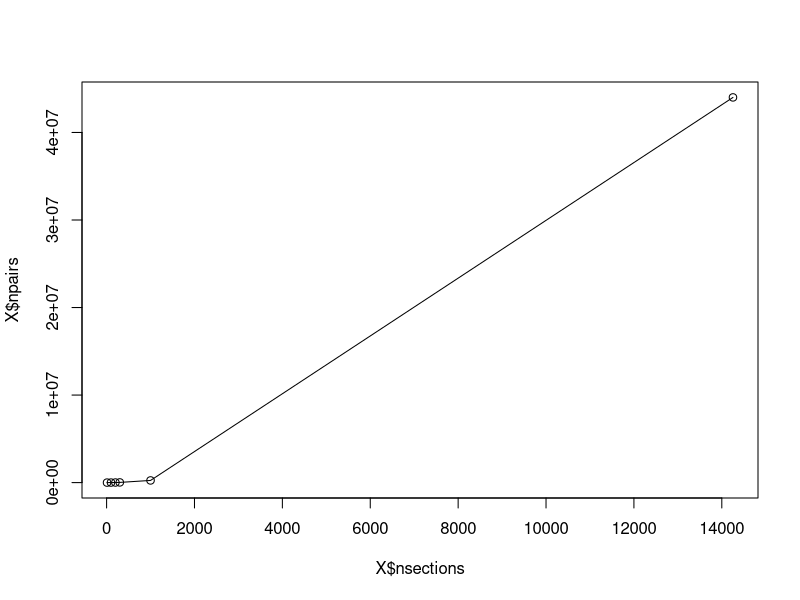
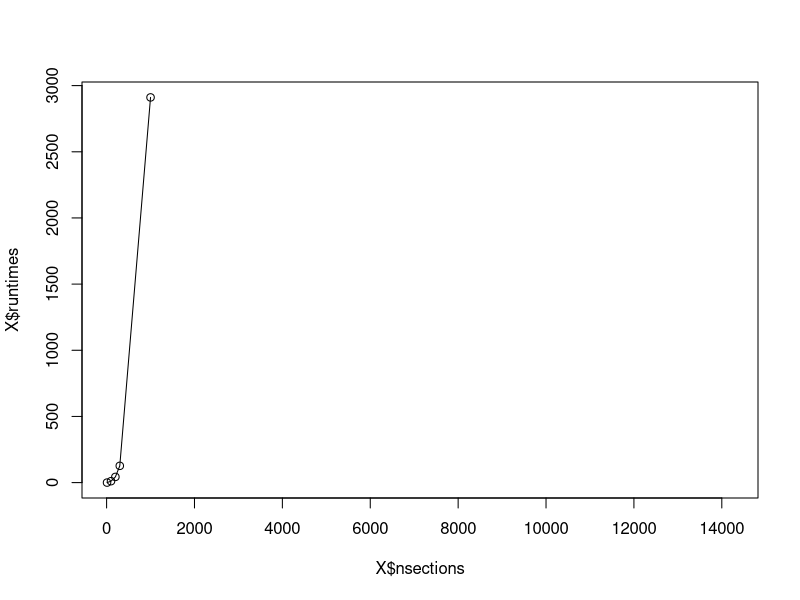
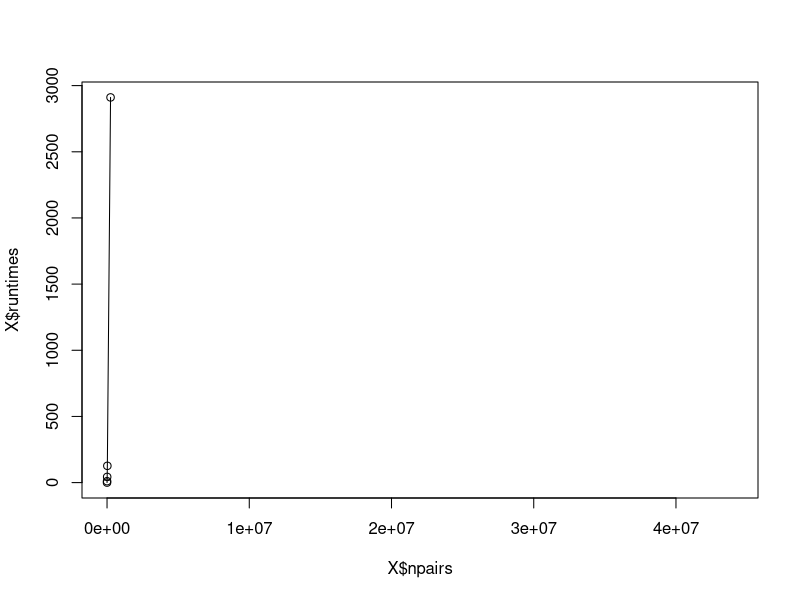

R code for these plots, in order:
## predict-runtime.R
rm(list=ls())

## key parameters
total.sections <- 14254*5/3

## Fill data
nsections <- c(10,100,200,300, 1000,14254)
npairs <- c(24,2360,9460, 21944, 246744,44007365)
runtimes <- c(.12,10.74, 43.11, 126.74, 2910.89,NA)
X <- data.frame(nsections, npairs, runtimes)
plot(X$nsections, X$npairs)
points(X$nsections, X$npairs, type='l')

## predict number of pairs as a function of number of sections
summary(m1 <- lm(npairs ~ -1 + nsections + I(nsections**2), data=X))
predicted.pairs <- m1$coeff[["nsections"]]*total.sections + m1$coeff[["I(nsections^2)"]]*(total.sections**2)

## predict runtime as a function of number of pairs
plot(X$nsections, X$runtimes)
points(X$nsections, X$runtimes, type='l')

plot(X$npairs, X$runtimes)
points(X$npairs, X$runtimes, type='l')

summary(m2 <- lm(runtimes ~ npairs, data=X))
predicted.runtime <- m2$coeff[["(Intercept)"]] + m2$coeff[["npairs"]]*predicted.pairs
(predicted.runtime/(60*60*24))
## predict memory requirements (Mb)
predicted.memory <- predicted.pairs*(15.8+17.4)/246744
